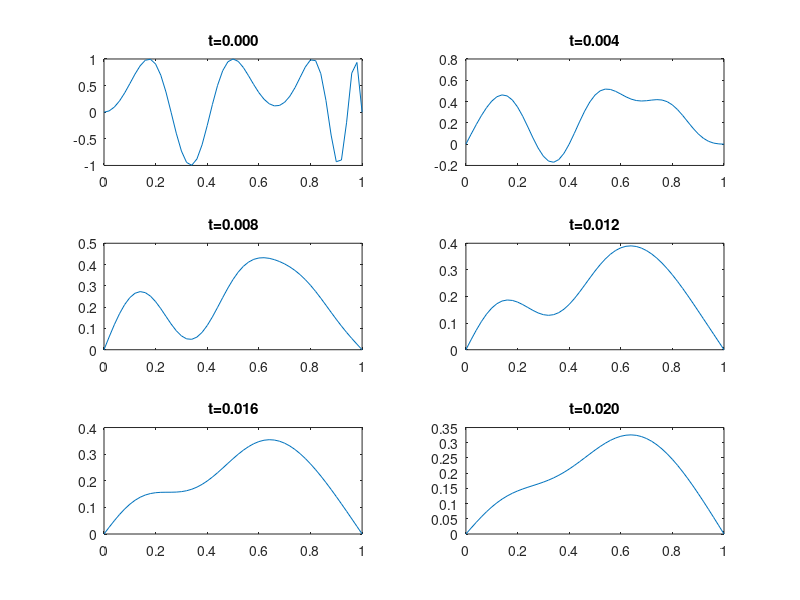

Recreate this plot in MATLAB.
%  example code: explicit Euler for the 1D diffusion equation
%  with x in [0,1] and t in [0,tf]

clear all; clf

% initializations
  tf = 0.02;                  % time window length
  nx = 50; dx = 1/nx;         % number of points in x
  nt = 1000; dt = tf/nt;      % number of timesteps
  
  x = linspace(0,1,nx+1);     % x-point coordinates
  u = sin(20*pi*x.^2.*(1-x)); % initial condition (MATLAB syntax!)
  f1= @(t)0;                  % lhs Dirichlet condition
  f2= @(t)0;                  % rhs Dirichlet condition
  mu = dt/(dx*dx); 
  j = 2:nx;                   % indices of interior points:2..nx
                              % leftmost point has index 1
                              % rightmost point has index nx+1

% plot the initial condition

  subplot(3,2,1); plot(x,u); title(sprintf('t=%4.3f',0))

% integrate in time and plot 5 solutions

  for n = 1:nt
    u(1) = f1(n*dt); u(nx+1) = f2(n*dt);
    u(j) = mu*u(j-1) + (1-2*mu)*u(j) + mu*u(j+1);   
    if mod(n,nt/5)==0
          subplot(3,2,5*n/nt+1); plot(x,u); title(sprintf('t=%4.3f',n*dt))
    end
  end
  